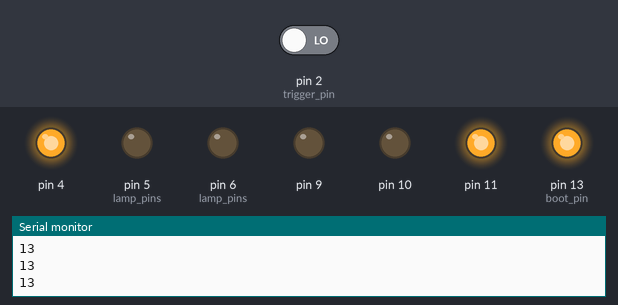
Simulated run of this sketch. Board: Arduino Mega 2560, built with avr-gcc and run on an emulated ATmega2560. Shown: output pins drawn as LEDs (lit = HIGH), the last lines printed to the serial monitor. The test bench sets the inputs (shaded band); at power-on: pin 2 (trigger_pin) LOW.

Above: at 1.2 s.
1.3 s: pin 2 (trigger_pin) driven HIGH
At 1.9 s:
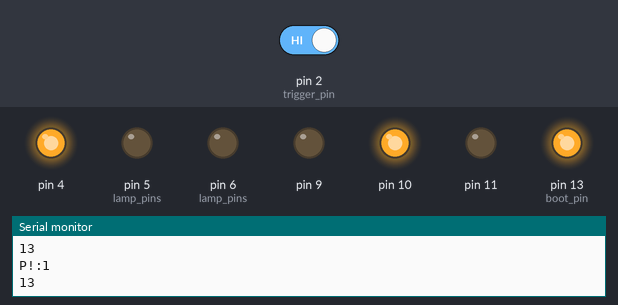
At 4.2 s:
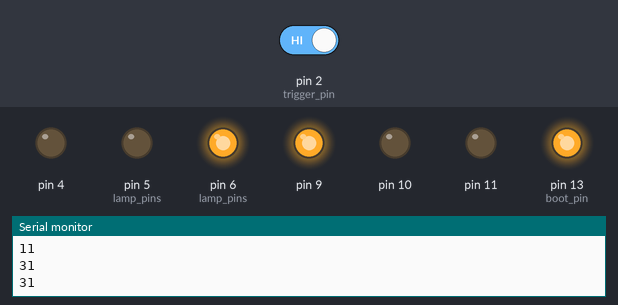
Timing chart, 0 to 11.0 s (numbered marks = the images above; inputs shaded):
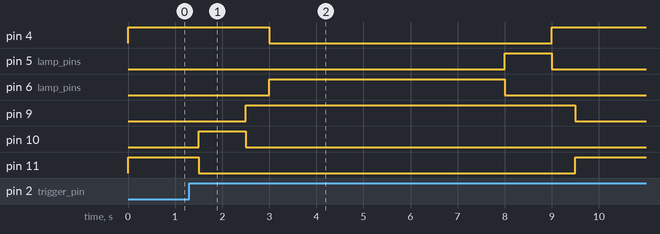

Measured:
- after the input at 1.3 s, pin 4: HIGH → LOW after 1.7 s, → HIGH 6.0 s later; pin 5 (lamp_pins): LOW → HIGH after 6.7 s, → LOW 1.0 s later; pin 6 (lamp_pins): LOW → HIGH after 1.7 s, → LOW 5.0 s later; pin 9: LOW → HIGH after 1.2 s, → LOW 7.0 s later; pin 10: LOW → HIGH after 0.20 s, → LOW 1.0 s later

The sketch:

smart_trafficlight.ino
```cpp
#include "trafficlight.h"
#include <string.h>

#define DELAY 5 //in seconds
#define DELAYCOUNT (DELAY*2+3)


int trigger_pin = 2;
int lamp_pins[] = {5, 6, 7};
int boot_pin = 13;
Trafficlight trafficlight1(4,5,6); //ambulance trafficlight
Trafficlight trafficlight2(9,10,11);


char timerCount = 0; //Used to extend the duration of timer
bool inTransition = 0; //for debounce

void setup(){
    Serial.begin(115200);

    //setup lights
    pinMode(boot_pin,OUTPUT);
    digitalWrite(boot_pin,HIGH);

    //setup switch interrupt
    pinMode(trigger_pin,INPUT);
    attachInterrupt(digitalPinToInterrupt(trigger_pin),switchISR,RISING);

    //setup initial states
    trafficlight1.clear();
    trafficlight1.stop();
    trafficlight2.clear();
    trafficlight2.go();

    //set up timer interrupt
    cli();          // disable global interrupts
    TCCR1A = 0;     // clear ctrl register A
    TCCR1B = 0;     // clear ctrl register B
    OCR1A = 31249;  //set capture at every 0.5sec.
    TCCR1B |= (1 << WGM12);  //set capture mode
    TCCR1B |= (1 << CS12);   //256 prescale
    TIMSK1 |= (1 << OCIE1A); //enable timer interrupt
    sei();          // enable global interrupts

}

void loop(){
    //empty loop.
}

void switchISR(){
    if(timerCount==0 && !inTransition){
     	inTransition = 1;
     	Serial.println("P!:1"); //P!:ID --P! means priority
    }
}

ISR(TIMER1_COMPA_vect){

    if(digitalRead(trafficlight1.getRedPin())==HIGH){
    	Serial.print("1"); //ID:state
    }
    else if(digitalRead(trafficlight1.getYellowPin())==HIGH){
    	Serial.print("2");
    }
    else if(digitalRead(trafficlight1.getGreenPin())==HIGH){
    	Serial.print("3");
    }
    if(digitalRead(trafficlight2.getRedPin())==HIGH){
    	Serial.println("1");
    }
    else if(digitalRead(trafficlight2.getYellowPin())==HIGH){
    	Serial.println("2");
    }
    else if(digitalRead(trafficlight2.getGreenPin())==HIGH){
    	Serial.println("3");
    }

    if(inTransition){
	    if(timerCount == 0){
	    	trafficlight2.clear();
		trafficlight2.ready();
	    }
	    else if(timerCount == 2){ //1000 ms
	    	trafficlight2.stop();
	    }
	    else if(timerCount == 3){ //1500 ms
	    	trafficlight1.go();
	    }
	    else if(timerCount == DELAYCOUNT){//6500 ms
	    	trafficlight1.clear();
		trafficlight1.ready();
	    }
	    else if(timerCount == (DELAYCOUNT+2)){//7500 ms
	    	trafficlight1.stop();
	    }
	    else if(timerCount == (DELAYCOUNT+3)){//8000 ms
	    	trafficlight2.go();
		timerCount = -1;
		inTransition = 0;
	    }
	    timerCount ++;
    }
}
```
